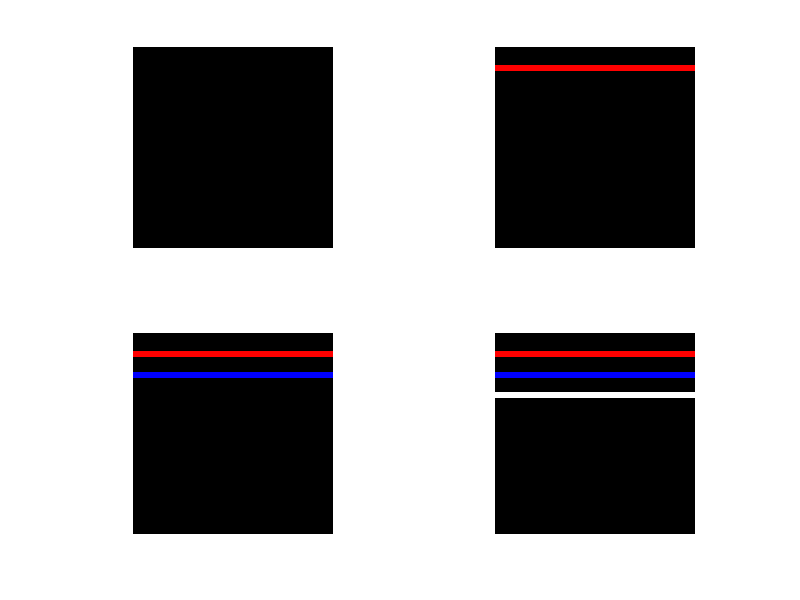

Reproduce this figure in MATLAB.
%clc; close all;
a = zeros(100,100,3);

a=uint8(a);
subplot(2,2,1),imshow(a);
a(10:12,:,1)=255;
subplot(2,2,2),imshow(a);
a(20:22,:,3)=255;
subplot(2,2,3),imshow(a);
a(30:32,:,2)=255;
subplot(2,2,4),imshow(a);
a(30:32,:,1:2)=255;
subplot(2,2,4),imshow(a);
a(30:32,:,1)=128;
subplot(2,2,4),imshow(a);
a(30:32,:,1:3)=255;
subplot(2,2,4),imshow(a);